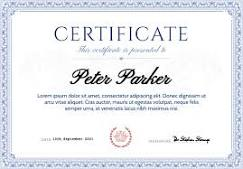
#> input picture pramaansetu/backend/uploads/guest_user/091fa08d190c5d3a_images.jpg, 243 x 169 px
$ python -i logo_verification.py   (imports and definitions only)
#> lines starting #> are read from the running program, lines starting #| are printed output that depends on the picture; after the words box and inside, x2 and y2 are one past the last pixel; in counts of white or black regions, pixels touching at a corner belong together
import cv2
import numpy as np

def verify_logo(image_path: str, template_info: dict = None) -> dict:
    """Stage 8: Logo Verification (Emblem extraction & ORB/SSIM match)"""
    img = cv2.imread(image_path)
#> img is the input picture: shape (169, 243, 3); mean B, G, R 239.7, 235.8, 233.8
    if img is None:
        return {"match_pct": 0.0, "present": False, "error": "Unable to read image."}

    h, w, _ = img.shape
#> h = 169; w = 243

    # Logo is typically located in top 30% of document
    logo_roi = img[0:int(h * 0.3), :]
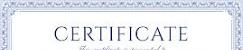
#> logo_roi: shape (50, 243, 3); mean B, G, R 239.5, 234.5, 231.6

    # Convert ROI to gray & find contours
    gray = cv2.cvtColor(logo_roi, cv2.COLOR_BGR2GRAY)
    blurred = cv2.GaussianBlur(gray, (5, 5), 0)
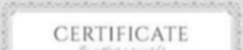
#> blurred: shape (50, 243); min 138, max 255, mean 234.3
    thresh = cv2.adaptiveThreshold(blurred, 255, cv2.ADAPTIVE_THRESH_GAUSSIAN_C, cv2.THRESH_BINARY_INV, 11, 2)
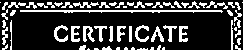
#> thresh: shape (50, 243); 21.9% white in thin lines or dots

    contours, _ = cv2.findContours(thresh, cv2.RETR_EXTERNAL, cv2.CHAIN_APPROX_SIMPLE)
#> contours = 63 contours, 44 with area under 20; largest, box (x1, y1, x2, y2) and area: (20, 10, 223, 13) 218, (54, 25, 68, 42) 73, (83, 26, 95, 42) 72, (135, 25, 149, 42) 71, (179, 26, 188, 42) 62

    # Filter candidate emblem contours (reasonable aspect ratio & area)
    valid_logo_contours = []
    for c in contours:
        area = cv2.contourArea(c)
        if 800 < area < (w * h * 0.08):
            x, y, bw, bh = cv2.boundingRect(c)
            aspect_ratio = float(bw) / bh
            if 0.5 < aspect_ratio < 2.0:
                valid_logo_contours.append(c)
#> this loop made 63 passes
#> area on passes 17, 18, 19, 21, 22, 23, 24, 25, 26, 27, 28, 30: 34.5, 62, 60.5, 52.5, 32.5, 48.5, 71.5, 60, 50.5, 71, 73, 26
#> (c, area) on pass 20: ([[129, 26], [129, 41], [131, 41], [131, 26]], 30)
#> after the loop, valid_logo_contours = []

    logo_present = len(valid_logo_contours) > 0
#> logo_present = False
    match_pct = 85.0 if logo_present else 0.0
#> match_pct = 0

    return {
        "present": logo_present,
        "match_pct": round(match_pct, 2),
        "contours_found": len(valid_logo_contours),
        "notes": "Official institutional logo / emblem verified in header ROI." if logo_present else "Logo missing or invalid contour ratio."
    }

>>> result = verify_logo('../../uploads/guest_user/091fa08d190c5d3a_images.jpg')
#> result = {'present': False, 'match_pct': 0, 'contours_found': 0, 'notes': 'Logo missing or invalid contour ratio.'}
